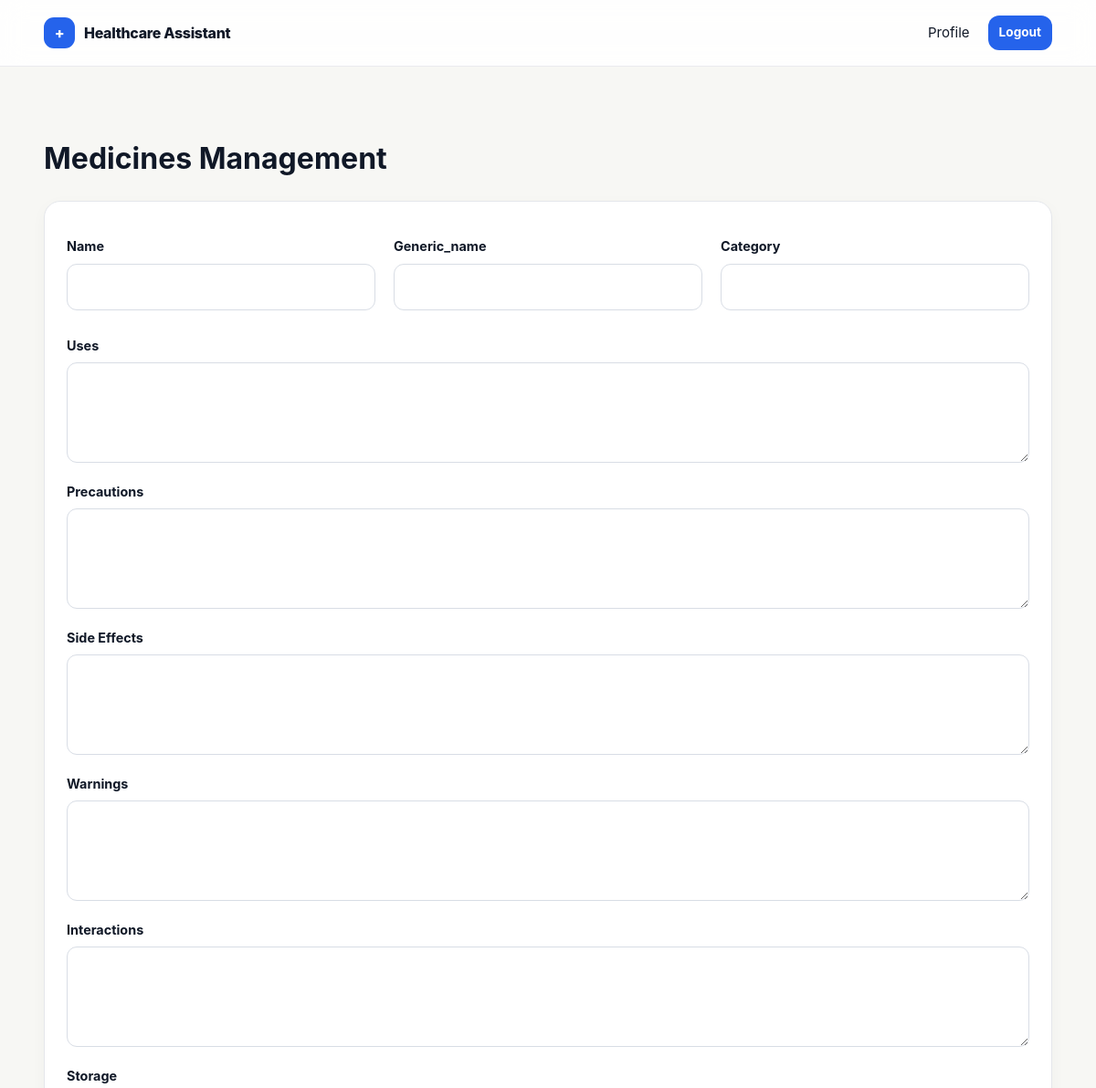
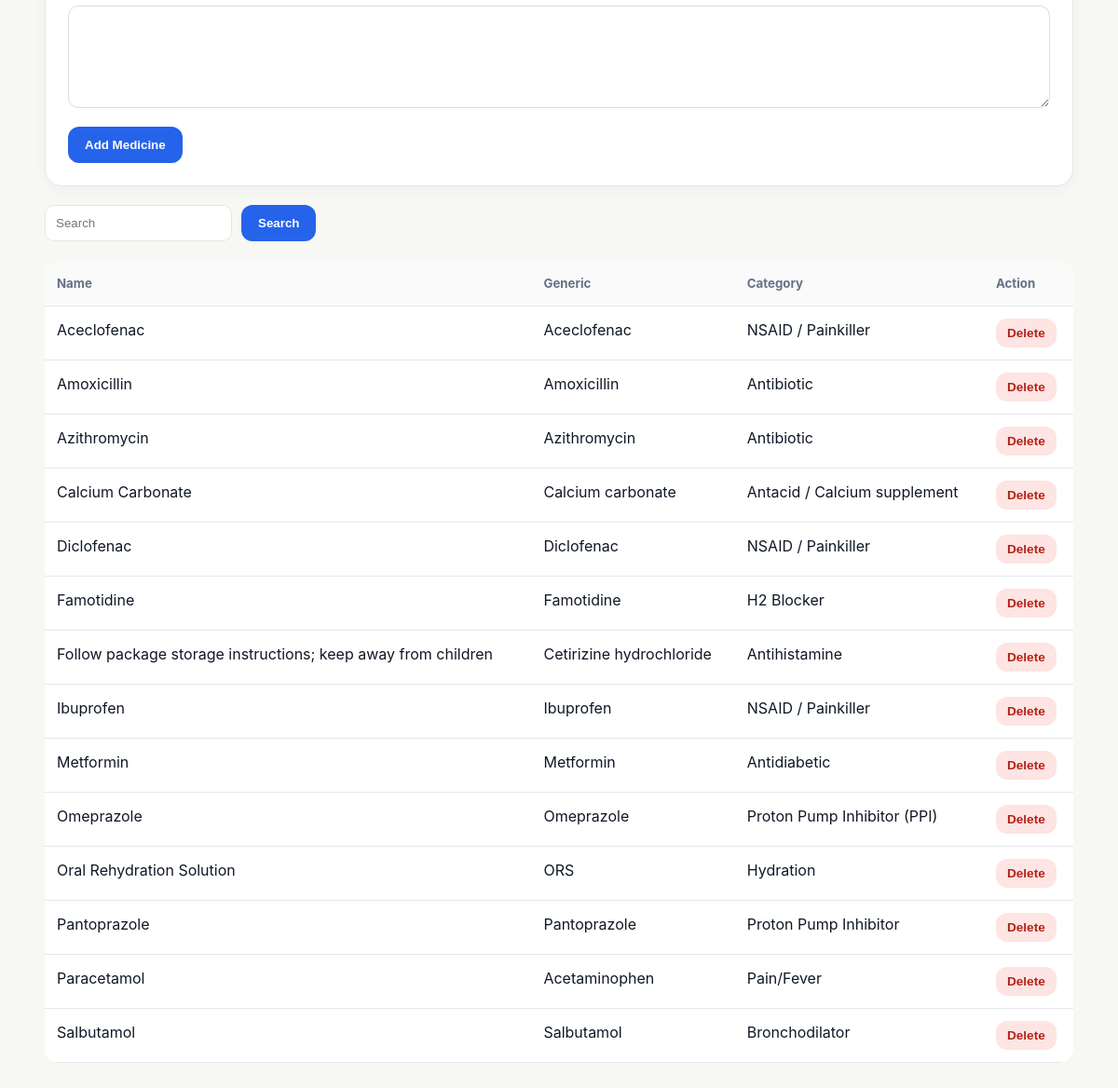
/admin/medicines (signed in), run on the app's committed database (2 pictures, top to bottom).
### app.py (models this page shows)
class Medicine(db.Model):
    id = db.Column(db.Integer, primary_key=True)
    name = db.Column(db.String(160), unique=True, nullable=False, index=True)
    generic_name = db.Column(db.String(160), default="")
    category = db.Column(db.String(100), default="")
    uses = db.Column(db.Text, default="")
    precautions = db.Column(db.Text, default="")
    side_effects = db.Column(db.Text, default="")
    warnings = db.Column(db.Text, default="")
    interactions = db.Column(db.Text, default="")
    storage = db.Column(db.Text, default="")

### app.py (the view, shortened to what this page needs)
@app.route("/admin/medicines",methods=["GET","POST"])
@admin_required
def admin_medicines():
    q=request.args.get("q","").strip(); meds=Medicine.query.filter(Medicine.name.ilike(f"%{q}%")).order_by(Medicine.name).all() if q else Medicine.query.order_by(Medicine.name).all()
    return render_template("admin_medicines.html",medicines=meds,q=q)

### app.py (called while the page is built)
def admin_required(fn):
    @wraps(fn)
    def wrapper(*a, **kw):
        aid = session.get("admin_id")
        if not aid:
            flash("Admin login required.", "info")
            return redirect(url_for("admin_login"))
        aobj = db.session.get(Admin, aid)
        if not aobj or not aobj.is_active:
            session.clear()
            return redirect(url_for("admin_login"))
        return fn(*a, **kw)
    return wrapper

@app.context_processor
def globals():
    return {"current_user": db.session.get(User, session.get("user_id")) if session.get("user_id") else None,
            "current_admin": db.session.get(Admin, session.get("admin_id")) if session.get("admin_id") else None}

### templates/admin_medicines.html
{% extends "base.html" %}{% block title %}Medicines{% endblock %}{% block content %}<main class="app-main"><div class="container"><h1>Medicines Management</h1><form class="card" method="post"><div class="grid">{% for f in ['name','generic_name','category'] %}<div class="field"><label>{{f|title}}</label><input name="{{f}}" {% if f=='name' %}required{% endif %}></div>{% endfor %}</div>{% for f in ['uses','precautions','side_effects','warnings','interactions','storage'] %}<div class="field"><label>{{f|replace('_',' ')|title}}</label><textarea name="{{f}}"></textarea></div>{% endfor %}<button class="btn">Add Medicine</button></form><form class="toolbar" style="margin-top:20px"><input name="q" value="{{q}}" placeholder="Search"><button class="btn">Search</button></form><div class="table-wrap"><table class="table"><tr><th>Name</th><th>Generic</th><th>Category</th><th>Action</th></tr>{% for m in medicines %}<tr><td>{{m.name}}</td><td>{{m.generic_name}}</td><td>{{m.category}}</td><td><form method="post" action="{{url_for('admin_medicine_delete',item_id=m.id)}}"><button class="btn danger small">Delete</button></form></td></tr>{% endfor %}</table></div></div></main>{% endblock %}

### static/css/style.css (style rules this page uses)
:root { --navy:#101827;--blue:#2563eb;--blue2:#eaf2ff;--bg:#f7f7f4;--white:#fff;--line:#e5e7eb;--muted:#667085;--danger:#b42318;--success:#067647;--shadow:0 12px 35px rgba(16,24,39,.07);--radius:18px }
* { box-sizing:border-box }
html { scroll-behavior:smooth }
body { margin:0;font-family:Inter,ui-sans-serif,system-ui,-apple-system,Segoe UI,sans-serif;color:var(--navy);background:var(--bg);line-height:1.55 }
.container { width:min(1120px,92%);margin:auto }
.btn { display:inline-flex;align-items:center;justify-content:center;gap:8px;border:0;border-radius:12px;padding:12px 18px;font-weight:700;cursor:pointer;background:var(--blue);color:#fff }
.btn.danger { background:#fee4e2;color:var(--danger) }
.btn.small { padding:8px 12px;font-size:.85rem }
.grid { display:grid;grid-template-columns:repeat(3,1fr);gap:20px }
.card { background:#fff;border:1px solid var(--line);border-radius:var(--radius);padding:24px;box-shadow:0 5px 18px rgba(16,24,39,.03) }
.field { margin:14px 0 }
.field label { display:block;font-weight:700;font-size:.9rem;margin-bottom:7px }
.field input,.field select,.field textarea { width:100%;border:1px solid #d8dde5;border-radius:11px;padding:12px 13px;font:inherit;background:#fff }
.field textarea { min-height:110px;resize:vertical }
.app-main { padding:55px 0 90px }
.toolbar { display:flex;gap:10px;flex-wrap:wrap;align-items:center;margin-bottom:22px }
.toolbar input,.toolbar select { padding:11px;border:1px solid var(--line);border-radius:10px;background:#fff }
.table-wrap { overflow:auto }
.table { width:100%;border-collapse:collapse;background:#fff;border-radius:15px;overflow:hidden }
.table th,.table td { text-align:left;padding:13px;border-bottom:1px solid var(--line);vertical-align:top }
.table th { font-size:.83rem;color:var(--muted);background:#fafafa }

### data on the page
Medicine: name "Aceclofenac", generic_name "Aceclofenac", category "NSAID / Painkiller"
Medicine: name "Amoxicillin", generic_name "Amoxicillin", category "Antibiotic"
Medicine: name "Azithromycin", generic_name "Azithromycin", category "Antibiotic"
Medicine: name "Calcium Carbonate", generic_name "Calcium carbonate", category "Antacid / Calcium supplement"
Medicine: name "Diclofenac", generic_name "Diclofenac", category "NSAID / Painkiller"
Medicine: name "Famotidine", generic_name "Famotidine", category "H2 Blocker"
Medicine: name "Follow package storage instructions; keep away from children", generic_name "Cetirizine hydrochloride", category "Antihistamine"
Medicine: name "Ibuprofen", generic_name "Ibuprofen", category "NSAID / Painkiller"
Medicine: name "Metformin", generic_name "Metformin", category "Antidiabetic"
Medicine: name "Omeprazole", generic_name "Omeprazole", category "Proton Pump Inhibitor (PPI)"
Medicine: name "Oral Rehydration Solution", generic_name "ORS", category "Hydration"
Medicine: name "Pantoprazole", generic_name "Pantoprazole", category "Proton Pump Inhibitor"
Medicine: name "Paracetamol", generic_name "Acetaminophen", category "Pain/Fever"
Medicine: name "Salbutamol", generic_name "Salbutamol", category "Bronchodilator"

### other printed values
{{ f|title }} "Name" "Generic_name" "Category"
{{ f|replace('_',' ')|title }} "Uses" "Precautions" "Side Effects" "Warnings" "Interactions" "Storage"
